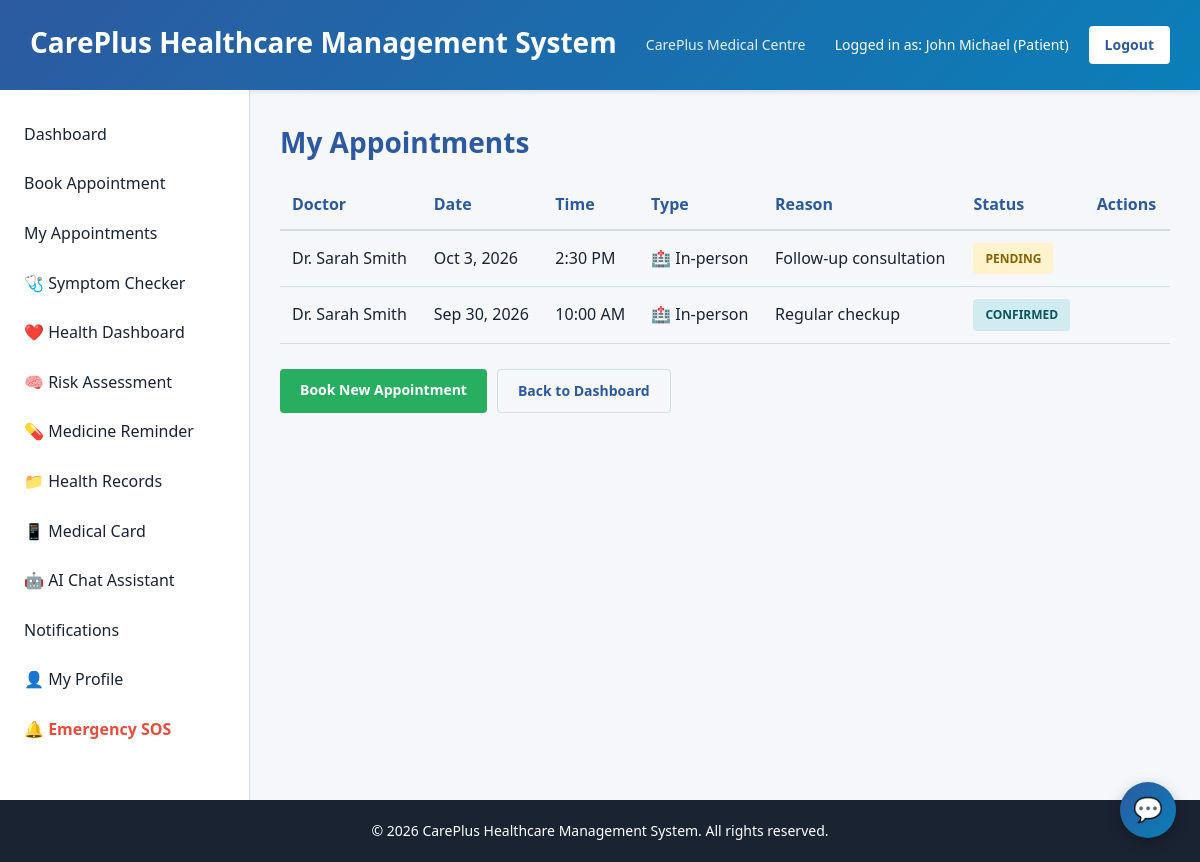
Screenshot of /patient/my_appointments.php (signed in) with the database file from the repository.
### tables this page shows
CREATE TABLE appointments (
    appointment_id INT AUTO_INCREMENT PRIMARY KEY,
    patient_id INT NOT NULL,
    doctor_id INT NOT NULL,
    appointment_date DATE NOT NULL,
    appointment_time TIME NOT NULL,
    reason VARCHAR(255),
    status ENUM('pending', 'confirmed', 'completed', 'cancelled') DEFAULT 'pending',
    created_at TIMESTAMP DEFAULT CURRENT_TIMESTAMP,
    FOREIGN KEY (patient_id) REFERENCES patients(patient_id) ON DELETE CASCADE,
    FOREIGN KEY (doctor_id) REFERENCES doctors(doctor_id) ON DELETE CASCADE
);

CREATE TABLE users (
    user_id INT AUTO_INCREMENT PRIMARY KEY,
    full_name VARCHAR(100) NOT NULL,
    email VARCHAR(100) UNIQUE NOT NULL,
    password_hash VARCHAR(255) NOT NULL,
    role ENUM('patient', 'doctor', 'admin', 'manager') NOT NULL,
    phone VARCHAR(20),
    created_at TIMESTAMP DEFAULT CURRENT_TIMESTAMP
);

### patient/my_appointments.php (the view, shortened to what this page needs)
<?php
include '../includes/db.php';
$user_id = $_SESSION['user_id'];
$stmt = $conn->prepare('SELECT patient_id FROM patients WHERE user_id = ?');
$stmt->bind_param('i', $user_id);
$stmt->execute();
$patient = $stmt->get_result()->fetch_assoc();
$stmt = $conn->prepare('SELECT a.*, u.full_name as doctor_name, d.specialisation, r.rating, r.comment as rating_comment
    FROM appointments a
    JOIN doctors d ON a.doctor_id = d.doctor_id
    JOIN users u ON d.user_id = u.user_id
    LEFT JOIN appointment_ratings r ON r.appointment_id = a.appointment_id
    WHERE a.patient_id = ? ORDER BY a.appointment_date DESC');
$stmt->bind_param('i', $patient['patient_id']);
$stmt->execute();
$appointments = $stmt->get_result();
include '../includes/header.php';
?>
<div class="main-content">
    <?php include '../includes/sidebar.php'; ?>
    <div class="content">
        <h2>My Appointments</h2>
        <?php if ($appointments->num_rows > 0): ?>
            <table class="data-table">
                <thead>
                    <tr>
                        <th>Doctor</th>
                        <th>Date</th>
                        <th>Time</th>
                        <th>Type</th>
                        <th>Reason</th>
                        <th>Status</th>
                        <th>Actions</th>
                    </tr>
                </thead>
                <tbody>
                    <?php while ($appt = $appointments->fetch_assoc()): ?>
                        <tr>
                            <td><?php echo htmlspecialchars($appt['doctor_name']); ?></td>
                            <td><?php echo date('M j, Y', strtotime($appt['appointment_date'])); ?></td>
                            <td><?php echo date('g:i A', strtotime($appt['appointment_time'])); ?></td>
                            <td><?php echo $appt['appointment_type'] === 'video' ? '📹 Video' : '🏥 In-person'; ?></td>
                            <td><?php echo htmlspecialchars($appt['reason']); ?></td>
                            <td><span class="status status-<?php echo strtolower($appt['status']); ?>"><?php echo ucfirst($appt['status']); ?></span></td>
                            <td>
                            </td>
                        </tr>
                    <?php endwhile; ?>
                </tbody>
            </table>
        <?php else: ?>
            <p>You have no appointments yet.</p>
        <?php endif; ?>
        <div class="action-buttons">
            <a href="book_appointment.php" class="btn-primary">Book New Appointment</a>
            <a href="dashboard.php" class="btn-secondary">Back to Dashboard</a>
        </div>
    </div>
</div>
<?php include '../includes/footer.php'; ?>

### assets/css/style.css (style rules this page uses)
* { margin: 0; padding: 0; box-sizing: border-box; }
:root { --primary-color: #2c5aa0; --secondary-color: #0a7fb9; --success-color: #27ae60; --danger-color: #e74c3c; --warning-color: #f39c12; --light-bg: #f5f7fa; --light-border: #d4dce6; --panel-bg: #e8f0fa; --text-dark: #1a2332; --text-light: #5a6c7d; }
body { font-family: 'Segoe UI', Tahoma, Geneva, Verdana, sans-serif; background-color: #f5f7fa; color: var(--text-dark); line-height: 1.6; }
.main-content { display: flex; flex: 1; }
.content { flex: 1; padding: 30px; max-width: 1400px; margin: 0 auto; width: 100%; }
.content h2 { color: var(--primary-color); margin-bottom: 10px; font-size: 28px; }
.data-table { width: 100%; border-collapse: collapse; margin-top: 15px; }
.data-table thead { background: var(--light-bg); }
.data-table th { padding: 12px; text-align: left; font-weight: 600; color: var(--primary-color); border-bottom: 2px solid var(--light-border); }
.data-table td { padding: 12px; border-bottom: 1px solid var(--light-border); }
.status { display: inline-block; padding: 6px 12px; border-radius: 4px; font-size: 12px; font-weight: 600; text-transform: uppercase; }
.status-pending { background: #fff3cd; color: #856404; }
.status-confirmed { background: #d1ecf1; color: #0c5460; }
.action-buttons { margin-top: 25px; display: flex; gap: 10px; flex-wrap: wrap; }
.btn-primary, .btn-secondary, .btn-small { padding: 10px 20px; border: none; border-radius: 4px; cursor: pointer; font-size: 14px; font-weight: 600; text-decoration: none; display: inline-block; transition: 0.3s; }
.btn-primary { background: var(--success-color); color: white; }
.btn-secondary { background: var(--light-bg); color: var(--primary-color); border: 1px solid var(--light-border); }

### rows the page displays
appointments: users.full_name "Dr. Sarah Smith", appointment_date "Oct 3, 2026", appointment_time "2:30 PM", appointment_type "🏥 In-person", reason "Follow-up consultation", status "PENDING"
appointments: users.full_name "Dr. Sarah Smith", appointment_date "Sep 30, 2026", appointment_time "10:00 AM", appointment_type "🏥 In-person", reason "Regular checkup", status "CONFIRMED"

### other values shown
$_SESSION['full_name'] "John Michael"
$_SESSION['role'] "Patient"
